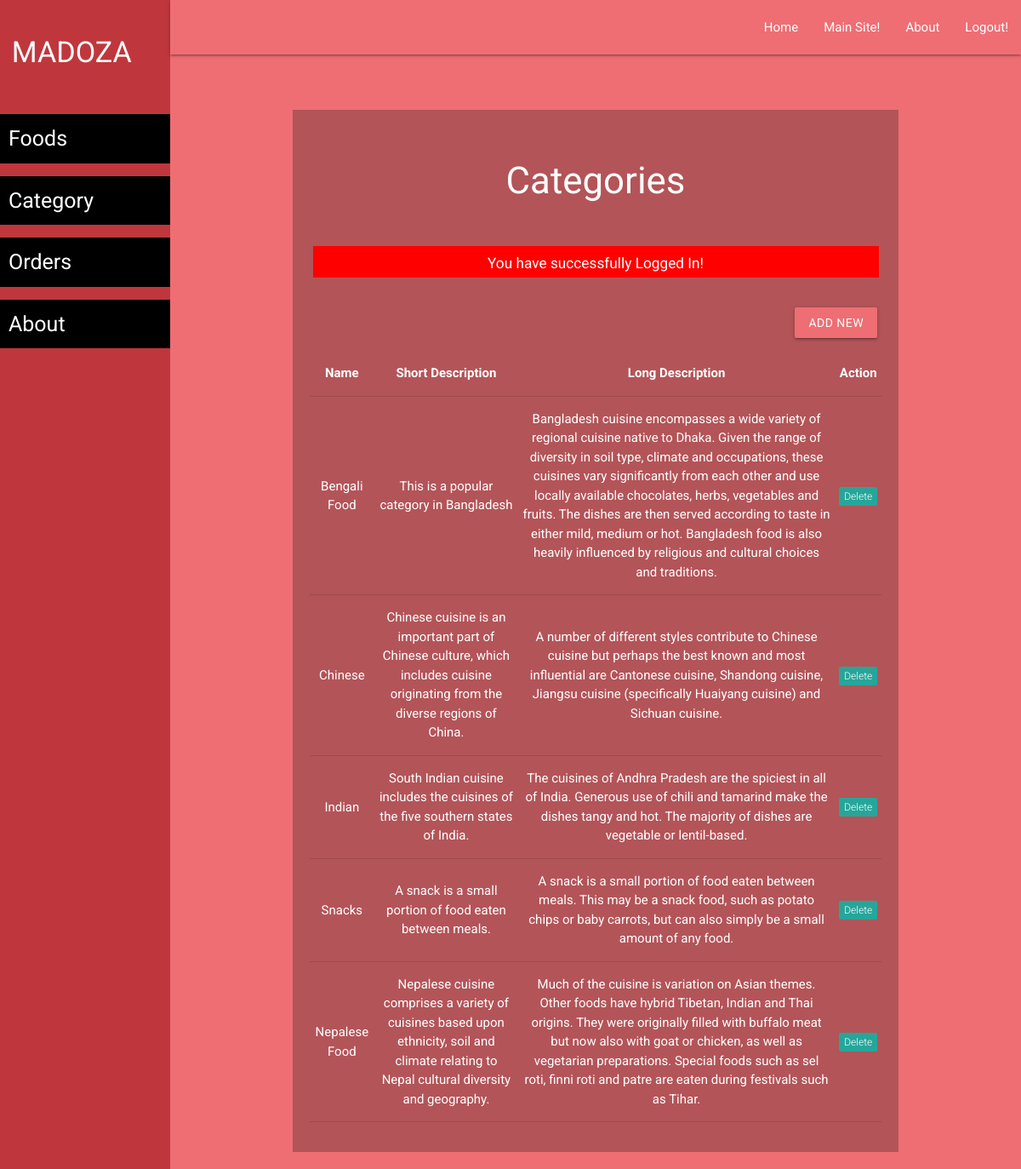
The app's page /admin/category-list.php (signed in) with its own data.
### tables this page shows
CREATE TABLE `categories` (
  `id` int(11) NOT NULL,
  `name` varchar(250) NOT NULL,
  `short_desc` varchar(250) NOT NULL,
  `long_desc` varchar(500) NOT NULL
);

### admin/category-list.php (the view, shortened to what this page needs)
<?php require('layout/header.php'); ?>
<?php require('layout/left-sidebar-long.php'); ?>
<?php require('layout/topnav.php'); ?>
<?php require('layout/left-sidebar-short.php'); ?>
<?php
require('../backends/connection-pdo.php');
$sql = 'SELECT * FROM categories';
$query  = $pdoconn->prepare($sql);
$query->execute();
$arr_all = $query->fetchAll(PDO::FETCH_ASSOC);
?>
<div class="section white-text" style="background: #B35458;">
	<div class="section">
		<h3>Categories</h3>
	</div>
  <?php
    if (isset($_SESSION['msg'])) {
        echo '<div class="section center" style="margin: 5px 35px;"><div class="row" style="background: red; color: white;">
        <div class="col s12">
            <h6>'.$_SESSION['msg'].'</h6>
            </div>
        </div></div>';
    }
    ?>
	<div class="section right" style="padding: 15px 25px;">
		<a href="category-add.php" class="waves-effect waves-light btn">Add New</a>
	</div>
	<div class="section center" style="padding: 20px;">
		<table class="centered responsive-table">
        <thead>
          <tr>
              <th>Name</th>
              <th>Short Description</th>
              <th>Long Description</th>
              <th>Action</th>
          </tr>
        </thead>
        <tbody>
          <?php
            foreach ($arr_all as $key) {
          ?>
          <tr>
            <td><?php echo $key['name']; ?></td>
            <td><?php echo $key['short_desc']; ?></td>
            <td><?php echo $key['long_desc']; ?></td>
            <td><a href="../backends/admin/cat-delete.php?id=<?php echo $key['id']; ?>"><span class="new badge" data-badge-caption="">Delete</span></a></td>
          </tr>
          <?php } ?>
        </tbody>
      </table>
	</div>
</div>
<?php require('layout/footer.php'); ?>

### css/form-style.css (style rules this page uses)
body { background: #ee6e73; font-family: "Roboto", sans-serif; -webkit-font-smoothing: antialiased; -moz-osx-font-smoothing: grayscale; }
.btn, .btn:active, .btn:hover { background: #ee6e73 !important; width: 100%; }
.row { margin-bottom: 0 !important; }
.col { padding: 0 !important; }

### records on screen
categories: name "Bengali Food", short_desc "This is a popular category in Bangladesh", long_desc "Bangladesh cuisine encompasses a wide variety of regional cuisine native to Dhaka. Given the range of diversity in soil type, climate and occupations, these cuisines vary significantly from each other and use locally available chocolates, herbs, vegetables and fruits. The dishes are then served according to taste in either mild, medium or hot. Bangladesh food is also heavily influenced by religious and cultural choices and traditions."
categories: name "Chinese", short_desc "Chinese cuisine is an important part of Chinese culture, which includes cuisine originating from the diverse regions of China.", long_desc "A number of different styles contribute to Chinese cuisine but perhaps the best known and most influential are Cantonese cuisine, Shandong cuisine, Jiangsu cuisine (specifically Huaiyang cuisine) and Sichuan cuisine."
categories: name "Indian", short_desc "South Indian cuisine includes the cuisines of the five southern states of India.", long_desc "The cuisines of Andhra Pradesh are the spiciest in all of India. Generous use of chili and tamarind make the dishes tangy and hot. The majority of dishes are vegetable or lentil-based."
categories: name "Snacks", short_desc "A snack is a small portion of food eaten between meals.", long_desc "A snack is a small portion of food eaten between meals. This may be a snack food, such as potato chips or baby carrots, but can also simply be a small amount of any food."
categories: name "Nepalese Food", short_desc "Nepalese cuisine comprises a variety of cuisines based upon ethnicity, soil and climate relating to Nepal cultural diversity and geography.", long_desc "Much of the cuisine is variation on Asian themes. Other foods have hybrid Tibetan, Indian and Thai origins. They were originally filled with buffalo meat but now also with goat or chicken, as well as vegetarian preparations. Special foods such as sel roti, finni roti and patre are eaten during festivals such as Tihar."

### other values on screen
$_SESSION['msg'] "You have successfully Logged In!"
